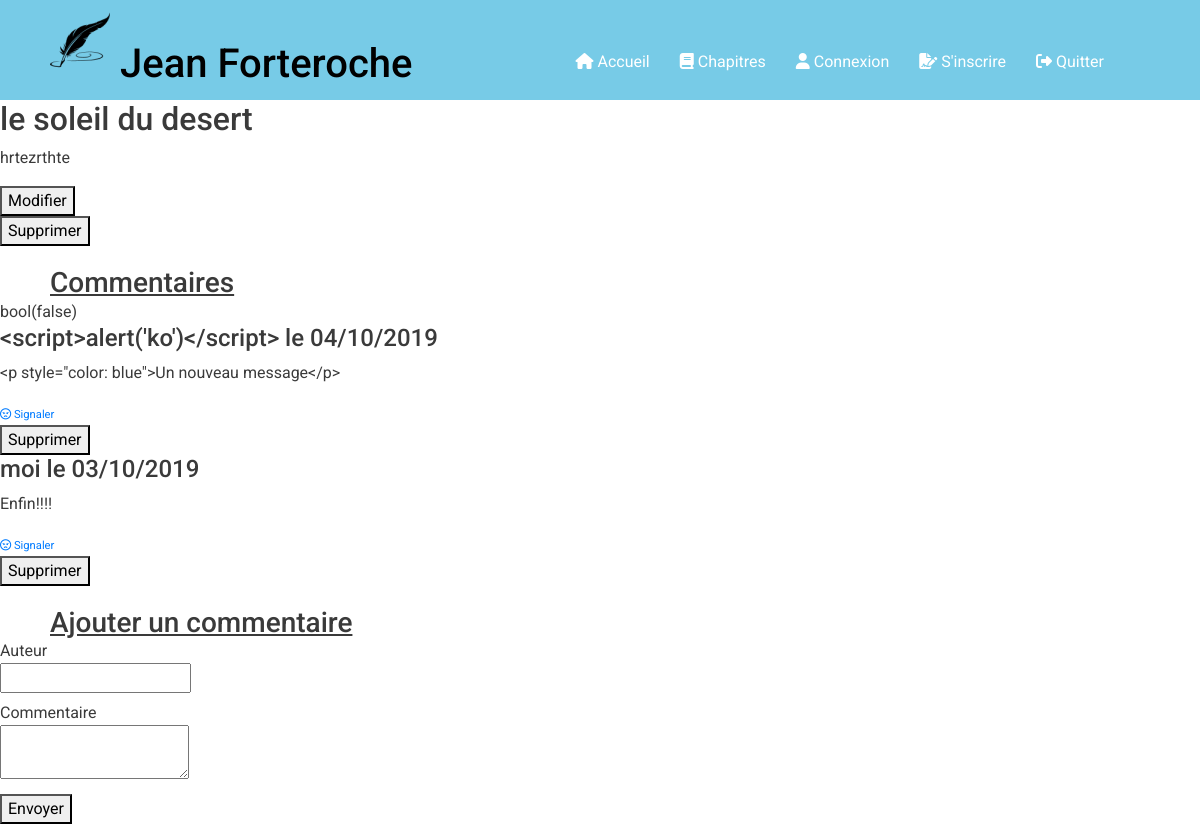
Page /index.php?action=post&id=38 on the committed database.
### tables this page shows
CREATE TABLE IF NOT EXISTS `posts` (
  `id` int(11) NOT NULL AUTO_INCREMENT,
  `title` varchar(255) NOT NULL,
  `chapterContent` text NOT NULL,
  `postDate` datetime NOT NULL,
  PRIMARY KEY (`id`)
);

CREATE TABLE IF NOT EXISTS `comments` (
  `id` int(11) NOT NULL AUTO_INCREMENT,
  `post_id` int(11) NOT NULL,
  `author` varchar(255) NOT NULL,
  `commentContent` text NOT NULL,
  `commentDate` datetime NOT NULL,
  PRIMARY KEY (`id`)
);

### controllers/postCntlr.php (called while the page is built, shortened)
<?php
require_once('models/PostsMngr.php');
require_once('models/CommentsMngr.php');
function readPost()
{
    $readPost = new Models_PostsMngr;
    $readComments = new Models_CommentsMngr;
    $post = $readPost->getPost($_GET['id']);
    $comments = $readComments->getComments($_GET['id']);
    require('views/postView.php');
}

### models/DbConnect.php (called while the page is built)
<?php
class Models_DbConnect
{
    protected function _dbConnect()
    {
        try {
            $db = new \PDO('mysql:host=localhost;dbname=blog;charset=utf8', 'root', '');
            $db->setAttribute(PDO::ATTR_ERRMODE, PDO::ERRMODE_WARNING);
            return $db;
        } catch (Exception $e) {
            die('Erreur : ' . $e->getMessage());
        }
    }
}

### models/PostsMngr.php (called while the page is built, shortened)
<?php
require('models/DbConnect.php');
class Models_PostsMngr extends Models_DbConnect
{
    public function getPost($postId)
    {
        $req = $this->_dbConnect()->prepare('SELECT id, title, chapterContent,
        DATE_FORMAT(postDate, \'%d/%m/%Y à %H:%i\') AS postDateFr
	    FROM posts
        WHERE id = ?');
        $req->execute(array($postId));
        $post = $req->fetch();
        return $post;
    }
}

### models/CommentsMngr.php (called while the page is built, shortened)
<?php
require_once('models/DbConnect.php');
class Models_CommentsMngr extends Models_DbConnect
{
    public function getComments($postId)
    {
        $req = $this->_dbConnect()->prepare('SELECT id, author, commentContent,
        DATE_FORMAT(commentDate, \'%d/%m/%Y\')
	    AS commentDateFr FROM comments WHERE post_id = ? ORDER BY commentDate DESC');
        $req->execute(array($postId));
        $comments = $req->fetchAll();
        return $comments;
    }
}

### views/postView.php (the view, shortened to what this page needs)
<h2><?= htmlspecialChars(trim($post['title'])) ?></h2>
<p><?= nl2br(htmlspecialchars(trim($post['chapterContent']))) ?></p>
<form action="index.php?action=updatePost&amp;id=<?= $post['id'] ?>" method="POST">
    <button>Modifier</button>
</form>
<form action="index.php?action=deletePost&amp;id=<?= $post['id'] ?>" method="POST">
    <button>Supprimer</button>
</form>
<h3>Commentaires</h3>
<?php
var_dump(empty($comments));
if (empty($comments)) {
    echo '<p>Soyez le premier à laisser un commentaire.';
} else {
    foreach ($comments as $data) {
        ?>
        <h4><?= htmlspecialChars(trim($data['author'])) . ' le ' . $data['commentDateFr'] ?></h4>
        <p><?= nl2br(htmlspecialchars(trim(ucfirst($data['commentContent'])))) ?></p>
        <span id="report">
            <a href="#"><i class="far fa-angry"></i> Signaler</a></span>
        <form action="index.php?action=deleteComment&amp;id=<?= $data['id'] ?>" method="POST">
            <button>Supprimer</button>
        </form>
<?php
    }
}
?>
<h3>Ajouter un commentaire</h3>
<form action="index.php?action=addComment&amp;id=<?= $post['id'] ?>" method="POST">
    <div>
        <label for="author">Auteur<br />
            <input type="text" id="author" name="author" />
        </label>
    </div>
    <div>
        <label for="comment">Commentaire<br />
            <textarea id="comment" name="commentContent"></textarea>
        </label>
    </div>
    <div id="button">
        <button>Envoyer</button>
    </div>
</form>
<?php
require('template.php');
?>

### public/css/style.css (style rules this page uses)
body { margin: 0; padding: 0; font-family: 'Roboto', Arial, Helvetica, sans-serif; color: rgb(58, 58, 58); }
a { text-decoration: none; }
h3 { margin: 20px 0 0 50px; text-decoration: underline; }
#report { color: red; font-size: 0.7em; }

### rows in the picture
posts: title "le soleil du desert", chapterContent "hrtezrthte"
comments: author "<script>alert('ko')</script>", commentDateFr "04/10/2019", commentContent "<p style=\"color: blue\">Un nouveau message</p>"
comments: author "moi", commentDateFr "03/10/2019", commentContent "Enfin!!!!"

### other values in the picture
$content "bool(false)"
